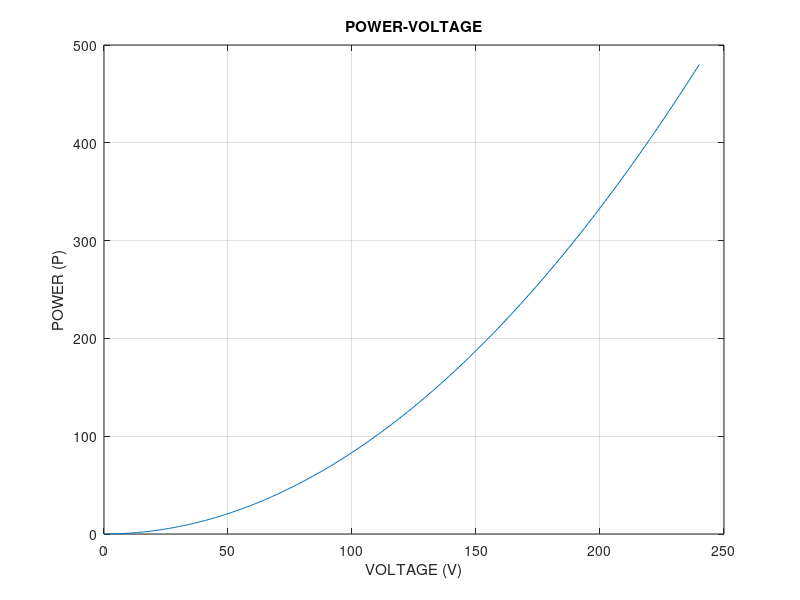

The MATLAB source for this figure:
R1= 120; % NEW EFFECTIVE RESISTOR
V= 0:240; % VOLTAGE
P= (V.^2)/R1; % POWER
plot(V,P); % PLOTING GRAPH BETWEEN VOLTAGE AND POWER
xlabel('VOLTAGE (V)'), ylabel('POWER (P)'), title('POWER-VOLTAGE'), grid on
